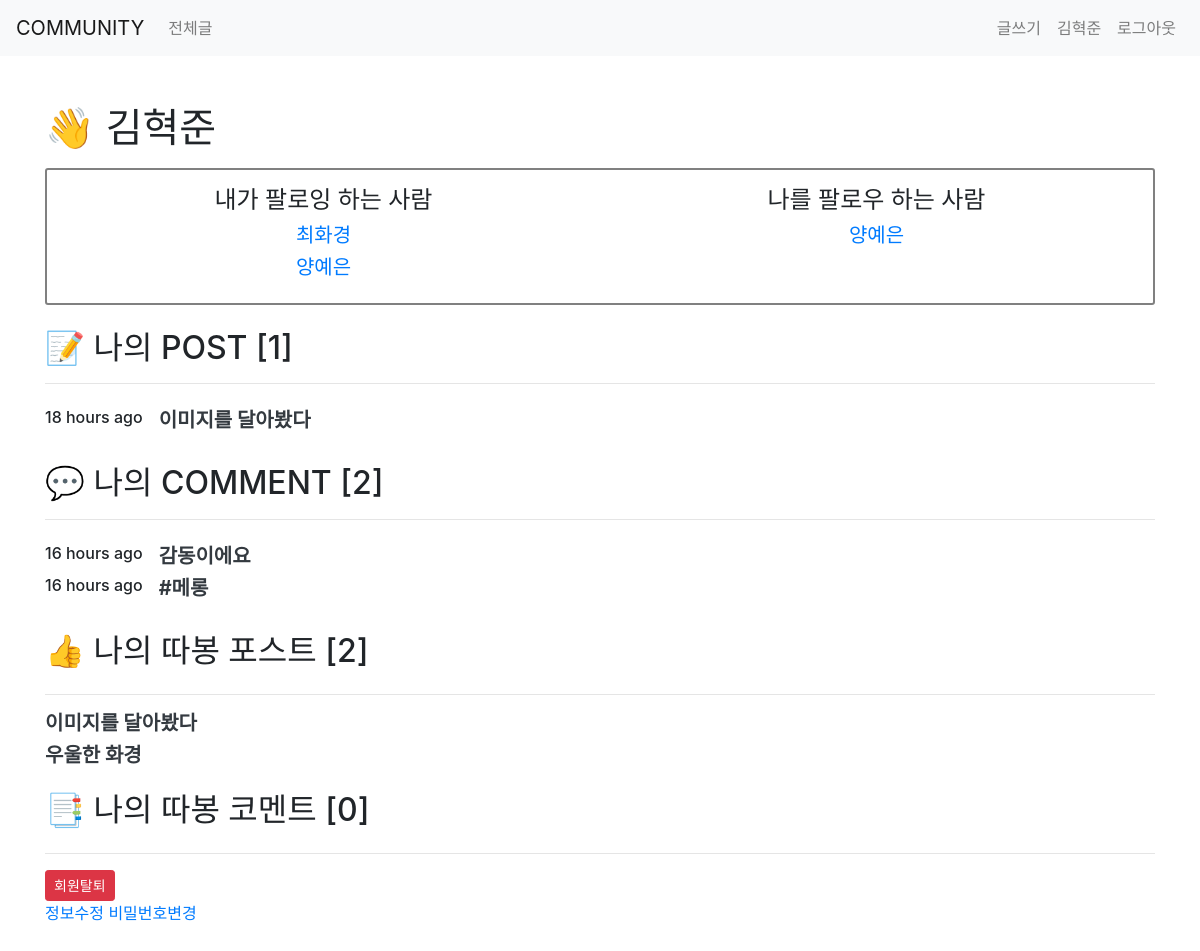
Screenshot of /accounts/ (signed in) with the database file from the repository.
### accounts/models.py (models this page shows)
class User(AbstractUser):
    followers = models.ManyToManyField(
        settings.AUTH_USER_MODEL, related_name='followings')

### posts/models.py (models this page shows)
class Post(models.Model):
    user = models.ForeignKey(settings.AUTH_USER_MODEL,
                             on_delete=models.CASCADE)
    title = models.CharField(max_length=150)
    content = models.TextField()
    post_img = ProcessedImageField(
        processors=[ResizeToFill(300, 300)],
        format='GIF',
        options={'quality': 90},
        upload_to='media')
    created_at = models.DateTimeField(auto_now_add=True)
    like_users = models.ManyToManyField(
        settings.AUTH_USER_MODEL, related_name='like_posts')
    hashtags = models.ManyToManyField(Hashtag, related_name="posts")

class Comment(models.Model):
    user = models.ForeignKey(settings.AUTH_USER_MODEL,
                             on_delete=models.CASCADE)
    comment_img = models.TextField()
    post = models.ForeignKey(Post, on_delete=models.CASCADE)
    content = models.TextField()
    created_at = models.DateTimeField(auto_now_add=True)
    like_users = models.ManyToManyField(
        settings.AUTH_USER_MODEL, related_name='like_comments')
    hashtags = models.ManyToManyField(Hashtag, related_name="comments")

### accounts/views.py (the view)
# urls.py: path('', views.mypage, name='mypage'),
@login_required
def mypage(req):
    user = req.user
    return render(req, 'accounts/mypage.html', {'user': user})

### accounts/templates/accounts/mypage.html (shortened to what this page needs)
{%extends 'base.html'%}
{% load humanize %}
{%block body%}
<div class="container my-5">
  <h1 class="mb-3">👋 {{user.username}}</h1>
  <div class="d-flex justify-content-around py-3 mb-4" style="border: 2px solid gray; border-radius:3px;">
    <div>
      <h4>내가 팔로잉 하는 사람</h4>
      {% for following in user.followings.all %}
      <h5 class="text-center"><a href="{% url 'accounts:user_page' following.id%}">{{following.username}}</a></h5>
      {% endfor %}
    </div>
    <div>
      <h4>나를 팔로우 하는 사람</h4>
      {% for follower in user.followers.all %}
      <h5 class="text-center"><a href="{% url 'accounts:user_page' follower.id%}">{{follower.username}}</a></h5>
      {% endfor %}
    </div>
  </div>
  <h2 class="my-3">📝 나의 POST [{{user.post_set.count}}]</h2>
  <hr>
  <div class="my-4">
    {% for post in user.post_set.all %}
    <div class="d-flex">
      <h6 class="mr-3">{{post.created_at|naturaltime}}</h6>
      <h5 class="font-weight-bold">
        <a href="{% url 'posts:detail' post.id%}" class="text-dark" style="text-decoration: none;">
          {{post.title}}
        </a>
      </h5>
    </div>
    {% endfor %}
  </div>
  <h2 class="my-3">💬 나의 COMMENT [{{user.comment_set.count}}]</h2>
  <hr>
  <div class="my-4">
    {% for comment in user.comment_set.all %}
    <div class="d-flex">
      <h6 class="mr-3">{{comment.created_at|naturaltime}}</h6>
      <h5>
        <a href="{% url 'posts:detail' comment.post.id%}" class="text-dark  font-weight-bold"
          style="text-decoration: none;">
          {{comment.content}}
        </a>
      </h5>
    </div>
    {% endfor %}
  </div>
  <h2 class="my-4">👍 나의 따봉 포스트 [{{user.like_posts.count}}]</h2>
  <hr>
  {% for post in user.like_posts.all%}
  <h5><a class="text-dark font-weight-bold" style="text-decoration:none;"
      href="{%url 'posts:detail' post.id%}">{{post.title}}</a></h5>
  {%endfor%}
  <h2 class="my-4">📑 나의 따봉 코멘트 [{{user.like_comments.count}}]</h2>
  <hr>
  <form action="{% url 'accounts:delete' user.id %}" method="POST">
    <input class="btn btn-sm btn-danger" type="submit" value="회원탈퇴">
  </form>
  <a href="">정보수정</a>
  <a href="">비밀번호변경</a>
</div>
{%endblock%}

### Community/templates/base.html (shortened to what this page needs)
{%load bootstrap4%}
<!DOCTYPE html>
<html lang="en">
<head>
  {%bootstrap_css%}
</head>
<body>
  <nav class="navbar navbar-expand-lg navbar-light bg-light">
    <a class="navbar-brand" href="{% url 'posts:index' %}">COMMUNITY</a>
    <div class="collapse navbar-collapse" id="navbarNav">
      <ul class="navbar-nav d-flex justify-content-between" style="width:100%;">
        <div>
          <li class="nav-item">
            <a class="nav-link" href="{%url 'posts:index'%}">전체글</a>
          </li>
        </div>
        <div class="d-lg-flex">
          {% if user.is_authenticated %}
          <li class="nav-item ">
            <a class="nav-link" href="{%url 'posts:create'%}">글쓰기</a>
          </li>
          <li class="nav-item ">
            <a class="nav-link" href="{%url 'accounts:mypage'%}">{{user.username}}</a>
          </li>
          <li class="nav-item ">
            <a class="nav-link" href="{%url 'accounts:logout'%}">로그아웃</a>
          </li>
          {% endif %}
        </div>
      </ul>
    </div>
  </nav>
  {%block body%}
  {%endblock%}
</body>
</html>

### rows the page displays
User: username "김혁준", post_set.count "1", comment_set.count "2", like_posts.count "2", like_comments.count "0"
User: username "최화경"
User: username "양예은"
Post: created_at "18 hours ago", title "이미지를 달아봤다"
Comment: created_at "16 hours ago", content "감동이에요"
Comment: created_at "16 hours ago", content "#메롱"
Post: title "우울한 화경"
